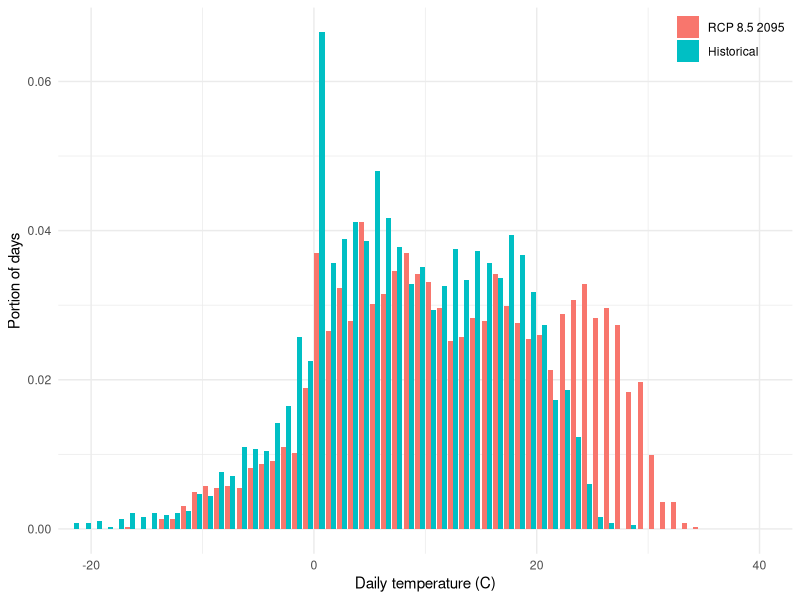
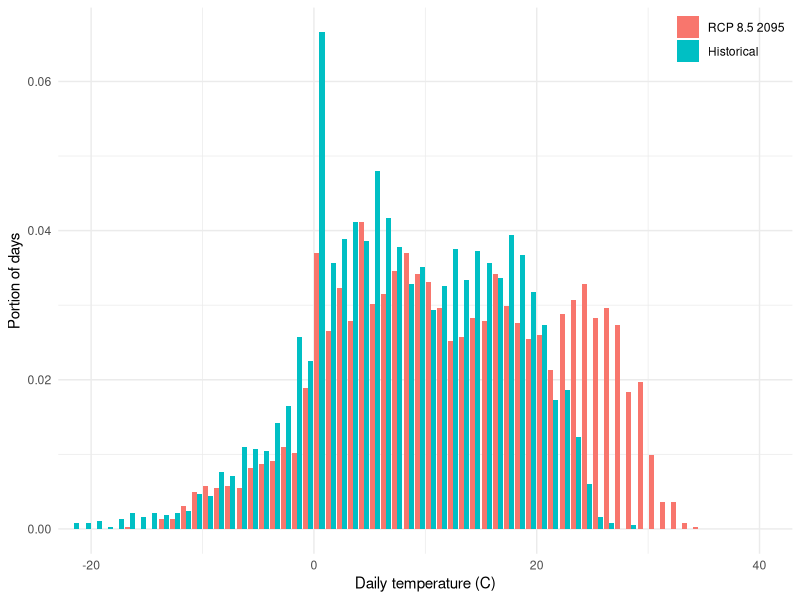

Write R code to recreate these figures, in order.
library(ggplot2)

df <- read.csv("tas-dists.csv")
row0 <- 13

temps <- seq(-22.5, 42.5, by=1)

regdf <- data.frame(group=rep(c('Historical', 'RCP 8.5 2095'), each=length(temps)),
                    temps=rep(temps, 2),
                    counts=c(t(df[row0, -(1:2)]) / sum(t(df[row0, -(1:2)])),
                             t(df[row0+1, -(1:2)]) / sum(t(df[row0+1, -(1:2)]))))
regdf$group <- factor(regdf$group, c('RCP 8.5 2095', 'Historical'))
ggplot(regdf, aes(temps, counts, fill=group)) +
    geom_bar(stat="identity", position="dodge") + theme_minimal() +
    scale_x_continuous(expand=c(0, 0)) + ylab("Portion of days") +
    xlab("Daily temperature (C)") +
    scale_fill_discrete(name=NULL) +
    theme(legend.justification=c(1,1), legend.position=c(1,1))
ggsave(paste0("weather-", df[row0, 1], ".pdf"), width=8, height=2.5)
